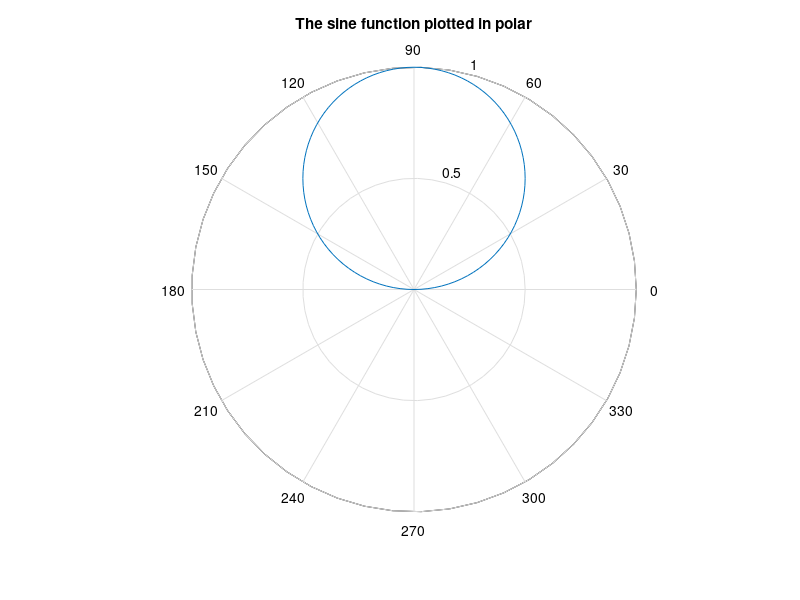

This chart was generated by the following MATLAB code:
clc;
clear all;
close all;
%stem ploting: It is a discrete sequence plot
%stem(Y),stem(x,y),stem( ,'line specifier')
x=0:10:360;
y=sind(x);
stem(x,y);
%2. polar ploting: polar(radian_angle,radius)
t=0:pi/100:pi;
s=sin(t);
p=polar(t,s);
title('The sine function plotted in polar')